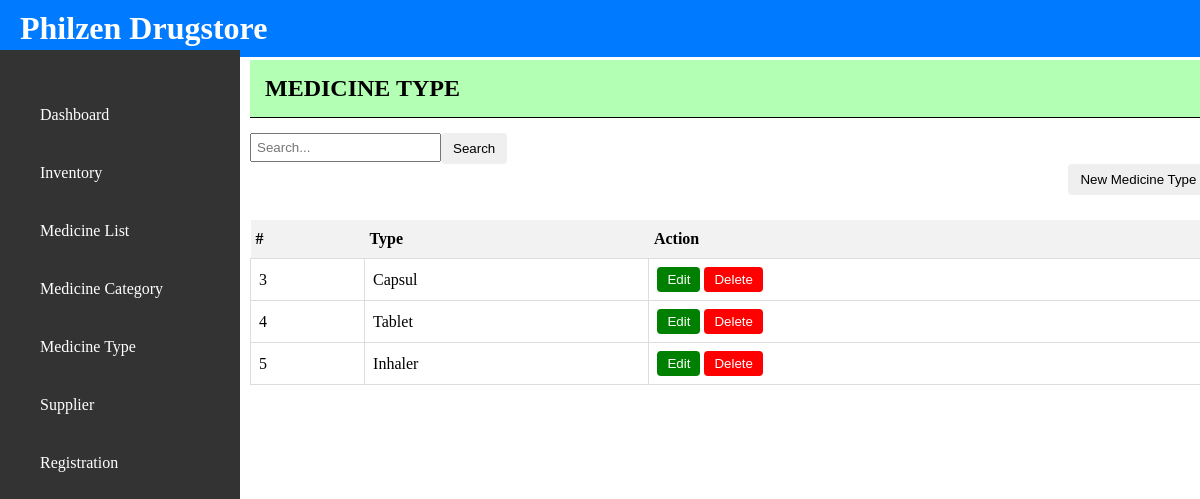
/admin/med_type.php, run on the app's committed database.
### tables this page shows
CREATE TABLE `med_type` (
  `id` bigint(200) NOT NULL,
  `med_type` varchar(200) NOT NULL
);

### admin/med_type.php (the view, shortened to what this page needs)
<?php
include('connection.php');
include('header.php');
include('sidebar.php');
?>
<!DOCTYPE html>
<html>
<head>
</head>
<body>
    <?php
        if (isset($result)) {
            echo '<div class="form-center">';
            echo '<h2 class="user_list">SEARCH RESULTS</h2>';
            echo '<a href="' . $_SERVER['PHP_SELF'] . '" style="margin-bottom: 10px; display: inline-block;">Back</a>';
            echo '<table  class="registered_table">';
            echo '<tr class="registered_tr">';
            echo '<th>#</th>';
            echo '<th>Type</th>';
            echo '<th>Action</th>';
            echo '</tr>';
            while ($row = $result->fetch_assoc()) {
                echo '<tr>';
                echo '<td>' . $row['id'] . '</td>';
                echo '<td>' . $row['med_type'] . '</td>';
                echo '<td>';
                echo '<button style="background-color: green; color: white; padding: 5px 10px;">Edit</button>';
                echo ' ';
                echo '<button style="background-color: red; color: white; padding: 5px 10px;">Delete</button>';
                echo '</td>';
                echo '</tr>';
            }
            echo '</table>';
            echo '</div>';
        } else {
            $query = "SELECT * FROM med_type";
            $result = $conn->query($query);
            echo '<div class="form-center">';
            echo '<h2 class="user_list">MEDICINE TYPE</h2>';
            echo '<div class="search-container;">';
            echo '<form method="POST" action="' . $_SERVER['PHP_SELF'] . '">';
            echo '<input type="text" id="search_text" name="search_text" placeholder="Search..." style="float:left; padding: 5px;">';
            echo '<button type="submit" id="search-button" name="search">Search</button>';
            echo '</form>';
            echo '</div>';
            echo '<button id="register-button" style="float: right;" onclick="openModal()">New Medicine Type</button>';
            echo '<br><br>';
            echo '<table  class="registered_table">';
            echo '<tr class="registered_tr">';
            echo '<th>#</th>';
            echo '<th>Type</th>';
            echo '<th>Action</th>';
            echo '</tr>';
            while ($row = $result->fetch_assoc()) {
                echo '<tr>';
                echo '<td>' . $row['id'] . '</td>';
                echo '<td>' . $row['med_type'] . '</td>';
                echo '<td>';
                echo '<button style="background-color: green; color: white; padding: 5px 10px;">Edit</button>';
                echo '<button style="background-color: red; color: white; padding: 5px 10px;">Delete</button>';
                echo '</td>';
                echo '</tr>';
            }
            echo '</table>';
            echo '<br><br>';
            echo '</div>';
        }
    ?>
</body>
</html>

### admin/header.php (style rules this page uses)
body { margin: 0; padding: 0; position: fixed; }

### admin/sidebar.php (style rules this page uses)
body { margin: 0; padding: 0; position: fixed; height: auto; width: 81.5%; }

### admin/med_type.php (style rules this page uses)
.form-center { margin-top: 5%; }
th { padding: 10px; text-align: left; margin-left: 10px; }
.form-center { margin-top: 60px; margin-left: 250px; width: 98%; }
table.registered_table { width: 100%; border-collapse: collapse; margin-top: 20px; margin-left: auto ; margin-right: auto; }
td { border: 1px solid #ddd; padding: 8px; text-align: left; }
th { background-color: #f2f2f2; padding-left: 5px; }
button { cursor: pointer; padding: 8px 12px; border: none; border-radius: 4px; }
h2.user_list { background-color: #b3ffb3; width: 100%; margin: 0; padding: 15px; margin-bottom: 15px; border-bottom: 1px solid black; }

### data on the page
med_type: id "3", med_type "Capsul"
med_type: id "4", med_type "Tablet"
med_type: id "5", med_type "Inhaler"
